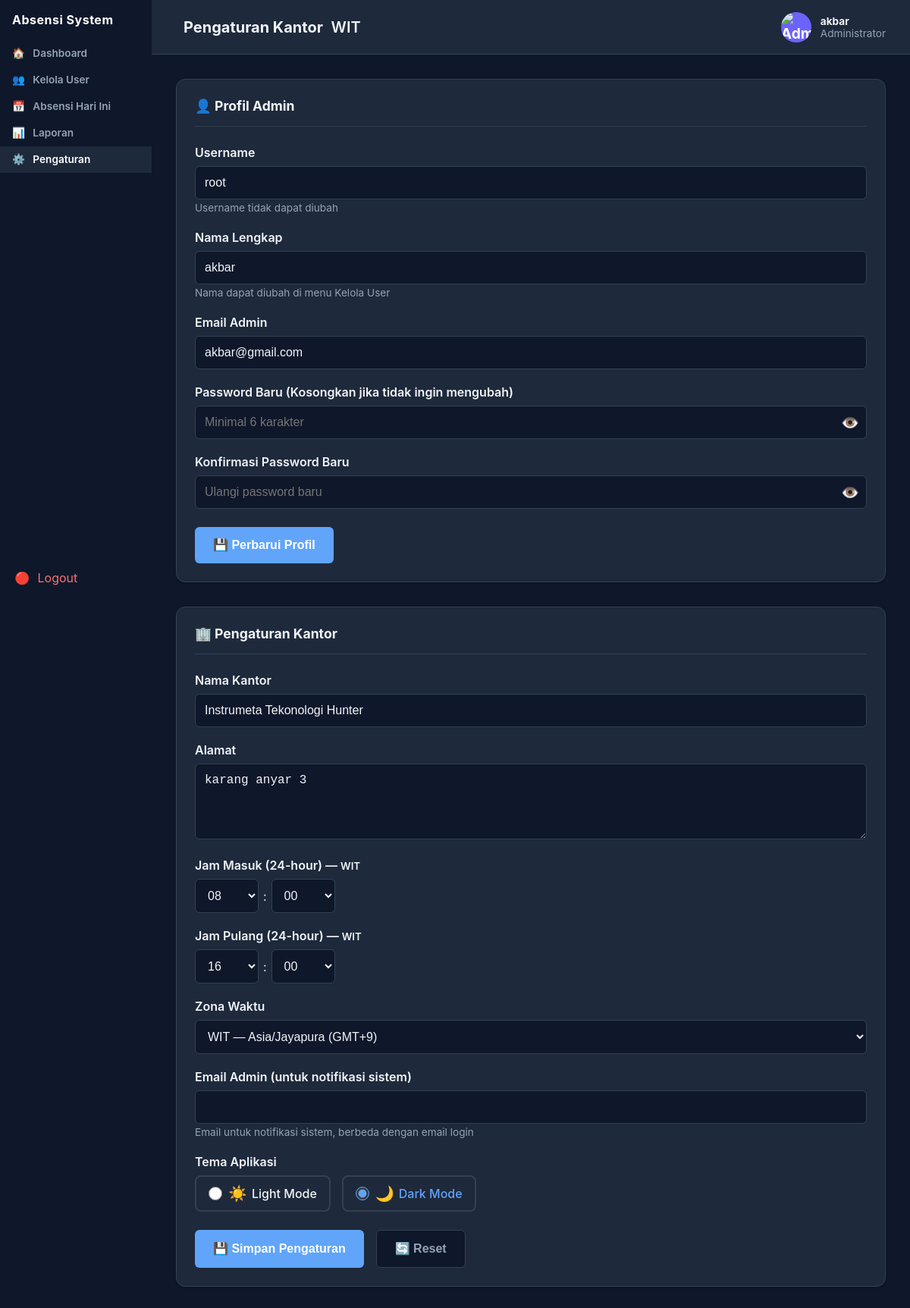
Screenshot of /admin/pengaturan.php (signed in) with the database file from the repository.
### tables this page shows
CREATE TABLE `pengaturan` (
  `id` int(11) NOT NULL,
  `nama_sistem` varchar(255) DEFAULT NULL,
  `alamat` text NOT NULL,
  `jam_masuk` time NOT NULL,
  `jam_pulang` time NOT NULL,
  `timezone` varchar(50) DEFAULT 'Asia/Jakarta',
  `email_admin` varchar(255) DEFAULT NULL,
  `tema` varchar(50) DEFAULT NULL,
  `nama_kantor` varchar(255) DEFAULT NULL
);

CREATE TABLE `users` (
  `id` int(11) NOT NULL,
  `username` varchar(50) NOT NULL,
  `password` varchar(255) NOT NULL,
  `nama_lengkap` varchar(100) NOT NULL,
  `email` varchar(100) NOT NULL,
  `level` enum('admin','user') DEFAULT 'user',
  `foto` varchar(255) DEFAULT NULL,
  `created_at` timestamp NULL DEFAULT current_timestamp(),
  `role` varchar(20) NOT NULL DEFAULT 'user',
  `status` varchar(20) NOT NULL DEFAULT 'aktif'
);

### admin/pengaturan.php (the view, shortened to what this page needs)
<?php
include '../koneksi.php';
$username_login = $_SESSION['username'];
$nama_login = $_SESSION['nama_lengkap'] ?? 'Admin';
$stmt_user = mysqli_prepare($conn, "SELECT email, nama_lengkap FROM users WHERE username=? LIMIT 1");
mysqli_stmt_bind_param($stmt_user, "s", $username_login);
mysqli_stmt_execute($stmt_user);
$result_user = mysqli_stmt_get_result($stmt_user);
$user_data = mysqli_fetch_assoc($result_user);
$user_email = $user_data['email'] ?? '';
$user_nama = $user_data['nama_lengkap'] ?? $nama_login;
$TZ_SHORT_TO_IANA = [
    'WIB'    => 'Asia/Jakarta',
    'WITA'   => 'Asia/Makassar',
    'WIT'    => 'Asia/Jayapura',
    'UTC'    => 'UTC',
    'SERVER' => date_default_timezone_get()
];
function short_from_iana($iana) {
    global $TZ_SHORT_TO_IANA;
    $iana = (string)$iana;
    foreach ($TZ_SHORT_TO_IANA as $short => $mapIana) {
        if ($iana === $mapIana || $iana === $short) return $short;
    }
    return 'SERVER';
}
$sql = "SELECT * FROM pengaturan LIMIT 1";
$res = mysqli_query($conn, $sql);
$data = mysqli_fetch_assoc($res);
$current_tz_short = isset($data['timezone']) ? short_from_iana($data['timezone']) : 'SERVER';
$jm_h = 7; $jm_m = 0; $jp_h = 16; $jp_m = 0;
if (!empty($data['jam_masuk'])) {
    $parts = explode(':', $data['jam_masuk']);
    if (isset($parts[0])) $jm_h = (int)$parts[0];
    if (isset($parts[1])) $jm_m = (int)$parts[1];
}
if (!empty($data['jam_pulang'])) {
    $parts = explode(':', $data['jam_pulang']);
    if (isset($parts[0])) $jp_h = (int)$parts[0];
    if (isset($parts[1])) $jp_m = (int)$parts[1];
}
$current_theme = $data['tema'] ?? 'light';
?>
<!DOCTYPE html>
<html lang="id" data-theme="<?= htmlspecialchars($current_theme) ?>">
<head>
<link rel="stylesheet" href="../admin_css/pengaturan.css">
</head>
<body>
<aside class="sidebar" id="sidebar">
  <div class="sidebar-header"><span class="sidebar-title">Absensi System</span></div>
  <nav class="sidebar-menu">
    <a href="dashboard.php"><span>🏠</span> Dashboard</a>
    <a href="kelola_user.php"><span>👥</span> Kelola User</a>
    <a href="absensi.php"><span>📅</span> Absensi Hari Ini</a>
    <a href="laporan.php"><span>📊</span> Laporan</a>
    <a href="pengaturan.php" class="active"><span>⚙️</span> Pengaturan</a>
  </nav>
  <a href="keluar.php" class="sidebar-logout"><span>🔴</span> Logout</a>
</aside>
<div class="main-wrapper">
  <div class="navbar">
    <div class="navbar-left">
      <div class="navbar-title"><h1>Pengaturan Kantor <span class="tz-badge"><?= htmlspecialchars($current_tz_short) ?></span></h1></div>
    </div>
    <div class="navbar-profile">
      <img src="../assets/admin.png" class="profile-img" alt="Admin">
      <div class="profile-info"><span class="profile-name"><?= htmlspecialchars($user_nama) ?></span><span class="profile-role">Administrator</span></div>
    </div>
  </div>
  <div class="main-content">
    <div class="card">
      <div class="card-header"><h2 class="card-title">👤 Profil Admin</h2></div>
      <div class="card-body">
        <form method="post" novalidate>
          <div class="form-group">
            <label>Username</label>
            <input type="text" class="form-control" value="<?= htmlspecialchars($username_login) ?>" disabled>
            <small style="color: var(--text-secondary); font-size: 0.85rem;">Username tidak dapat diubah</small>
          </div>
          <div class="form-group">
            <label>Nama Lengkap</label>
            <input type="text" class="form-control" value="<?= htmlspecialchars($user_nama) ?>" disabled>
            <small style="color: var(--text-secondary); font-size: 0.85rem;">Nama dapat diubah di menu Kelola User</small>
          </div>
          <div class="form-group">
            <label>Email Admin</label>
            <input type="email" name="admin_email" class="form-control" value="<?= htmlspecialchars($user_email) ?>" required>
          </div>
          <div class="form-group">
            <label>Password Baru (Kosongkan jika tidak ingin mengubah)</label>
            <div style="position: relative;">
              <input type="password" name="admin_password" id="admin_password" class="form-control" placeholder="Minimal 6 karakter">
              <button type="button" onclick="togglePassword('admin_password')" style="position: absolute; right: 10px; top: 50%; transform: translateY(-50%); background: none; border: none; cursor: pointer; font-size: 1.2rem; color: var(--text-secondary);">👁️</button>
            </div>
          </div>
          <div class="form-group">
            <label>Konfirmasi Password Baru</label>
            <div style="position: relative;">
              <input type="password" name="confirm_password" id="confirm_password" class="form-control" placeholder="Ulangi password baru">
              <button type="button" onclick="togglePassword('confirm_password')" style="position: absolute; right: 10px; top: 50%; transform: translateY(-50%); background: none; border: none; cursor: pointer; font-size: 1.2rem; color: var(--text-secondary);">👁️</button>
            </div>
          </div>
          <div class="form-actions">
            <button type="submit" class="btn btn-primary">💾 Perbarui Profil</button>
          </div>
        </form>
      </div>
    </div>
    <div class="card">
      <div class="card-header"><h2 class="card-title">🏢 Pengaturan Kantor</h2></div>
      <div class="card-body">
        <form method="post" novalidate>
          <div class="form-group">
            <label>Nama Kantor</label>
            <input type="text" name="nama_kantor" class="form-control" value="<?= htmlspecialchars($data['nama_kantor'] ?? '') ?>" required>
          </div>
          <div class="form-group">
            <label>Alamat</label>
            <textarea name="alamat" class="form-control" required><?= htmlspecialchars($data['alamat'] ?? '') ?></textarea>
          </div>
          <div class="form-group">
            <label>Jam Masuk (24-hour) — <small><?= htmlspecialchars($current_tz_short) ?></small></label>
            <div class="time-selects">
              <select name="jam_masuk_hour" class="form-control">
                <?php for ($h=0;$h<24;$h++): $hh = sprintf('%02d',$h); ?>
                  <option value="<?= $hh ?>" <?= $h === $jm_h ? 'selected' : '' ?>><?= $hh ?></option>
                <?php endfor; ?>
              </select>
              :
              <select name="jam_masuk_minute" class="form-control">
                <?php for ($m=0;$m<60;$m++): $mm = sprintf('%02d',$m); ?>
                  <option value="<?= $mm ?>" <?= $m === $jm_m ? 'selected' : '' ?>><?= $mm ?></option>
                <?php endfor; ?>
              </select>
            </div>
          </div>
          <div class="form-group">
            <label>Jam Pulang (24-hour) — <small><?= htmlspecialchars($current_tz_short) ?></small></label>
            <div class="time-selects">
              <select name="jam_pulang_hour" class="form-control">
                <?php for ($h=0;$h<24;$h++): $hh = sprintf('%02d',$h); ?>
                  <option value="<?= $hh ?>" <?= $h === $jp_h ? 'selected' : '' ?>><?= $hh ?></option>
                <?php endfor; ?>
              </select>
              :
              <select name="jam_pulang_minute" class="form-control">
                <?php for ($m=0;$m<60;$m++): $mm = sprintf('%02d',$m); ?>
                  <option value="<?= $mm ?>" <?= $m === $jp_m ? 'selected' : '' ?>><?= $mm ?></option>
                <?php endfor; ?>
              </select>
            </div>
          </div>
          <div class="form-group">
            <label>Zona Waktu</label>
            <select name="timezone_sel" class="form-control">
              <option value="WIT" <?= $current_tz_short === 'WIT' ? 'selected' : '' ?>>WIT — Asia/Jayapura (GMT+9)</option>
            </select>
          </div>
          <div class="form-group">
            <label>Email Admin (untuk notifikasi sistem)</label>
            <input type="email" name="email_admin" class="form-control" value="<?= htmlspecialchars($data['email_admin'] ?? '') ?>">
            <small style="color: var(--text-secondary); font-size: 0.85rem;">Email untuk notifikasi sistem, berbeda dengan email login</small>
          </div>
          <div class="form-group">
            <label>Tema Aplikasi</label>
            <div class="theme-toggle">
              <div class="theme-option">
                <input type="radio" name="tema" id="theme-light" value="light" <?= $current_theme === 'light' ? 'checked' : '' ?>>
                <label for="theme-light"><span class="theme-icon">☀️</span> Light Mode</label>
              </div>
              <div class="theme-option">
                <input type="radio" name="tema" id="theme-dark" value="dark" <?= $current_theme === 'dark' ? 'checked' : '' ?>>
                <label for="theme-dark"><span class="theme-icon">🌙</span> Dark Mode</label>
              </div>
            </div>
          </div>
          <div class="form-actions">
            <button type="submit" class="btn btn-primary">💾 Simpan Pengaturan</button>
            <button type="reset" class="btn btn-secondary">🔄 Reset</button>
          </div>
        </form>
      </div>
    </div>
  </div>
</div>
</body>
</html>

### rows the page displays
pengaturan: timezone "WIT", nama_kantor "Instrumeta Tekonologi Hunter", alamat "karang anyar 3", jam_masuk_hour "08", jam_masuk_minute "00", jam_pulang_hour "16", jam_pulang_minute "00", timezone_sel "WIT — Asia/Jayapura (GMT+9)", tema "☐ ☀️ Light Mode", tema "☑ 🌙 Dark Mode"
users: nama_lengkap "akbar", admin_email "akbar@gmail.com"
